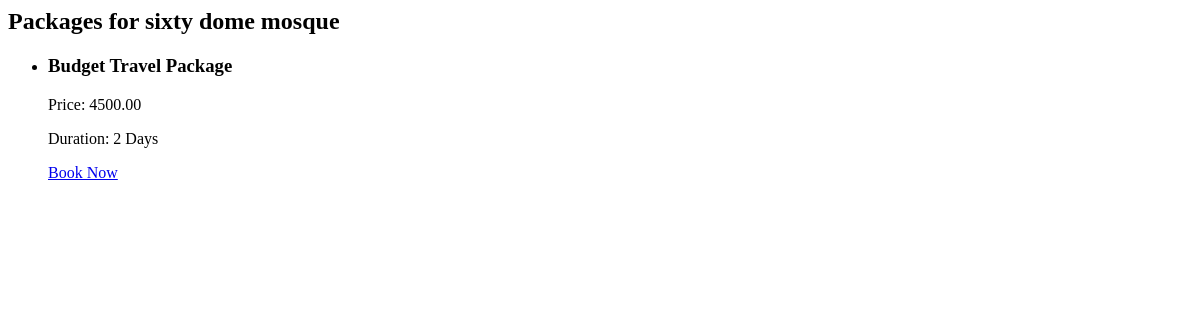
/destination/6/packages/, run on an earlier commit of the app's database.
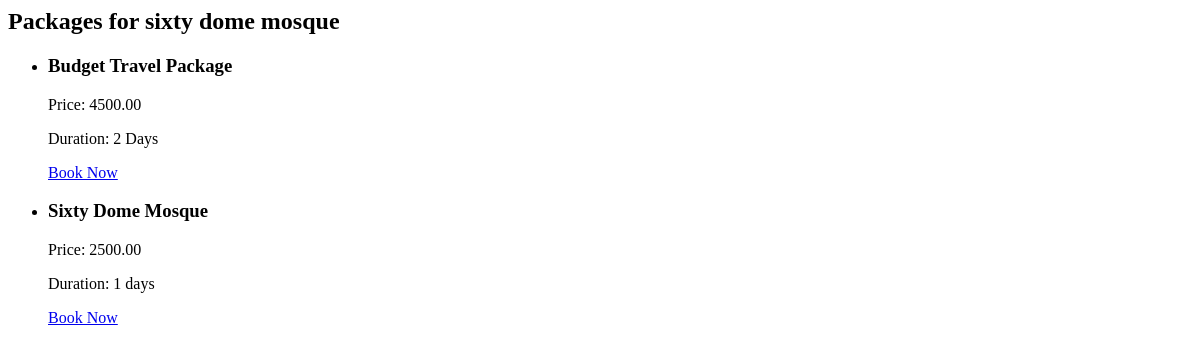
And on a later commit of the database.
### myapp/models.py (models this page shows, shortened)
class Package(models.Model):
    name = models.CharField(max_length=100)
    destination = models.ForeignKey(Destination, on_delete=models.CASCADE, related_name='packages', null=True, blank=True)
    price = models.DecimalField(max_digits=10, decimal_places=2)
    duration = models.CharField(max_length=50)
    features = models.TextField()
    image = models.ImageField(upload_to='packages/', default= 'default.jpg')

### myapp/views.py (the view)
# urls.py: path('destination/<int:destination_id>/packages/', views.destination_packages, name='destination_packages'),
def destination_packages(request, destination_id):
    destination = get_object_or_404(Destination, id=destination_id)
    packages = destination.packages.all()
    return render(request, 'myapp/destination_packages.html', {'destination': destination, 'packages': packages})

### myapp/context_processors.py (called while the page is built)
def category_dropdown(request):
    return {
        'categories_for_nav': Category.objects.all()
    }

### myapp/templates/myapp/destination_packages.html
<h2>Packages for {{ destination.name }}</h2>
{% if packages %}
<ul>
    {% for package in packages %}
    <li>
        <h3>{{ package.name }}</h3>
        <p>Price: {{ package.price }}</p>
        <p>Duration: {{ package.duration }}</p>
        <a href="{% url 'book_package' package.id %}">Book Now</a>
    </li>
    {% endfor %}
</ul>
{% else %}
<p>No packages available for this destination.</p>
{% endif %}

What changed in the data, as far as the page shows it:
added Package: name "Sixty Dome Mosque", price "2500.00", duration "1 days"
